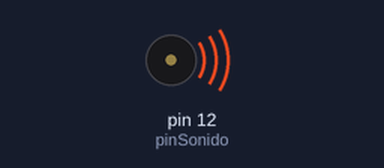
Bench run of a sketch on a simulated Arduino Uno, built with avr-gcc and run on an emulated ATmega328P. Parts: buzzer (waves = sounding).

Above: at 0.1 s.
At 8.1 s:
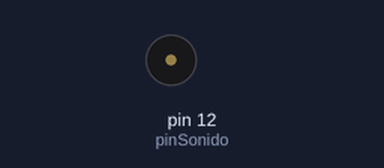
Timing chart, 0 to 9.6 s (numbered marks = the images above):
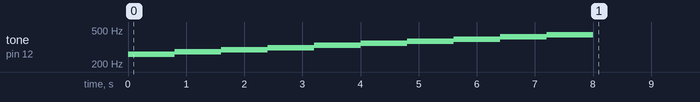

The sketch:

buzzer2.ino
```cpp
int pinSonido = 12;
int cantTonos = 10;
int tonos[] = {261, 277, 294, 311, 330, 349, 370, 392, 415, 440};

void setup() {
  for(int i = 0; i < cantTonos; i++){
    tone(pinSonido, tonos[i]);
    delay(800);
  }
  noTone(pinSonido);
}

void loop() {
}
```
